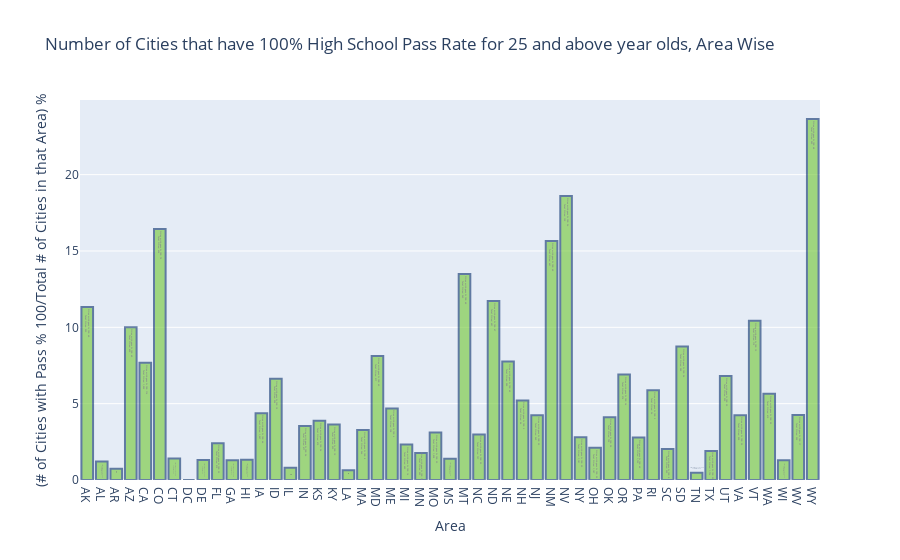

Notebook code for this chart:
### Code cell
traces = (go.Bar(y=  (df_top_city_schooling.groupby('Geographic Area').size()*100/df_schooling.groupby('Geographic Area').size()).values,
                     x = [each[0] for each in lkup.items()],
                     text = df_schooling.groupby(['Geographic Area','Text2']).size().reset_index()['Text2'].values,
                     hoverinfo = "text",
                     marker = dict(color='rgb(111, 198, 49)',
                                   line=dict(color='rgb(8,48,107)',
                                             width=2)
                                  ),
                 opacity=0.6
              ))
layout = dict(title = "Number of Cities that have 100% High School Pass Rate for 25 and above year olds, Area Wise",
             xaxis = dict(dict(title = 'Area')),
             yaxis = dict(dict(title = "(# of Cities with Pass % 100/Total # of Cities in that Area) % ")))
fig = dict(data = [traces], layout=layout)
iplot(fig)

### Figure 1 — Plotly figure (JSON) as saved in the notebook; plotly's stock layout.template omitted (floating-point values rounded to 4 significant figures)
{"data": [{"hoverinfo": "text", "marker": {"color": "rgb(111, 198, 49)", "line": {"color": "rgb(8,48,107)", "width": 2}}, "opacity": 0.6, "text": ["<b>Cities with pass % 100: 40</b><br><b>Total Cities: 353</b>", "<b>Cities with pass % 100: 7</b><br><b>Total Cities: 577</b>", "<b>Cities with pass % 100: 4</b><br><b>Total Cities: 537</b>", "<b>Cities with pass % 100: 45</b><br><b>Total Cities: 450</b>", "<b>Cities with pass % 100: 116</b><br><b>Total Cities: 1,509</b>", "<b>Cities with pass % 100: 75</b><br><b>Total Cities: 456</b>", "<b>Cities with pass % 100: 2</b><br><b>Total Cities: 142</b>", "<b>Cities with pass % 100: 0</b><br><b>Total Cities: 1</b>", "<b>Cities with pass % 100: 1</b><br><b>Total Cities: 76</b>", "<b>Cities with pass % 100: 22</b><br><b>Total Cities: 915</b>", "<b>Cities with pass % 100: 8</b><br><b>Total Cities: 619</b>", "<b>Cities with pass % 100: 2</b><br><b>Total Cities: 150</b>", "<b>Cities with pass % 100: 44</b><br><b>Total Cities: 1,007</b>", "<b>Cities with pass % 100: 15</b><br><b>Total Cities: 226</b>", "<b>Cities with pass % 100: 11</b><br><b>Total Cities: 1,365</b>", "<b>Cities with pass % 100: 24</b><br><b>Total Cities: 677</b>", "<b>Cities with pass % 100: 26</b><br><b>Total Cities: 670</b>", "<b>Cities with pass % 100: 19</b><br><b>Total Cities: 523</b>", "<b>Cities with pass % 100: 3</b><br><b>Total Cities: 473</b>", "<b>Cities with pass % 100: 8</b><br><b>Total Cities: 244</b>", "<b>Cities with pass % 100: 42</b><br><b>Total Cities: 517</b>", "<b>Cities with pass % 100: 6</b><br><b>Total Cities: 128</b>", "<b>Cities with pass % 100: 16</b><br><b>Total Cities: 689</b>", "<b>Cities with pass % 100: 16</b><br><b>Total Cities: 903</b>", "<b>Cities with pass % 100: 32</b><br><b>Total Cities: 1,028</b>", "<b>Cities with pass % 100: 5</b><br><b>Total Cities: 359</b>", "<b>Cities with pass % 100: 49</b><br><b>Total Cities: 363</b>", "<b>Cities with pass % 100: 22</b><br><b>Total Cities: 737</b>", "<b>Cities with pass % 100: 47</b><br><b>Total Cities: 401</b>", "<b>Cities with pass % 100: 45</b><br><b>Total Cities: 580</b>", "<b>Cities with pass % 100: 5</b><br><b>Total Cities: 96</b>", "<b>Cities with pass % 100: 23</b><br><b>Total Cities: 543</b>", "<b>Cities with pass % 100: 69</b><br><b>Total Cities: 441</b>", "<b>Cities with pass % 100: 24</b><br><b>Total Cities: 129</b>", "<b>Cities with pass % 100: 33</b><br><b>Total Cities: 1,181</b>", "<b>Cities with pass % 100: 25</b><br><b>Total Cities: 1,187</b>", "<b>Cities with pass % 100: 30</b><br><b>Total Cities: 729</b>", "<b>Cities with pass % 100: 26</b><br><b>Total Cities: 376</b>", "<b>Cities with pass % 100: 49</b><br><b>Total Cities: 1,759</b>", "<b>Cities with pass % 100: 2</b><br><b>Total Cities: 34</b>", "<b>Cities with pass % 100: 8</b><br><b>Total Cities: 395</b>", "<b>Cities with pass % 100: 34</b><br><b>Total Cities: 389</b>", "<b>Cities with pass % 100: 2</b><br><b>Total Cities: 426</b>", "<b>Cities with pass % 100: 33</b><br><b>Total Cities: 1,736</b>", "<b>Cities with pass % 100: 22</b><br><b>Total Cities: 323</b>", "<b>Cities with pass % 100: 25</b><br><b>Total Cities: 590</b>", "<b>Cities with pass % 100: 12</b><br><b>Total Cities: 115</b>", "<b>Cities with pass % 100: 35</b><br><b>Total Cities: 619</b>", "<b>Cities with pass % 100: 10</b><br><b>Total Cities: 770</b>", "<b>Cities with pass % 100: 17</b><br><b>Total Cities: 399</b>", "<b>Cities with pass % 100: 48</b><br><b>Total Cities: 203</b>"], "type": "bar", "x": ["AK", "AL", "AR", "AZ", "CA", "CO", "CT", "DC", "DE", "FL", "GA", "HI", "IA", "ID", "IL", "IN", "KS", "KY", "LA", "MA", "MD", "ME", "MI", "MN", "MO", "MS", "MT", "NC", "ND", "NE", "NH", "NJ", "NM", "NV", "NY", "OH", "OK", "OR", "PA", "RI", "SC", "SD", "TN", "TX", "UT", "VA", "VT", "WA", "WI", "WV", "WY"], "y": [11.33, 1.213, 0.7449, 10, 7.687, 16.45, 1.408, 0, 1.316, 2.404, 1.292, 1.333, 4.369, 6.637, 0.8059, 3.545, 3.881, 3.633, 0.6342, 3.279, 8.124, 4.688, 2.322, 1.772, 3.113, 1.393, 13.5, 2.985, 11.72, 7.759, 5.208, 4.236, 15.65, 18.6, 2.794, 2.106, 4.115, 6.915, 2.786, 5.882, 2.025, 8.74, 0.4695, 1.901, 6.811, 4.237, 10.43, 5.654, 1.299, 4.261, 23.65]}], "layout": {"title": {"text": "Number of Cities that have 100% High School Pass Rate for 25 and above year olds, Area Wise"}, "xaxis": {"title": {"text": "Area"}}, "yaxis": {"title": {"text": "(# of Cities with Pass % 100/Total # of Cities in that Area) % "}}}}
